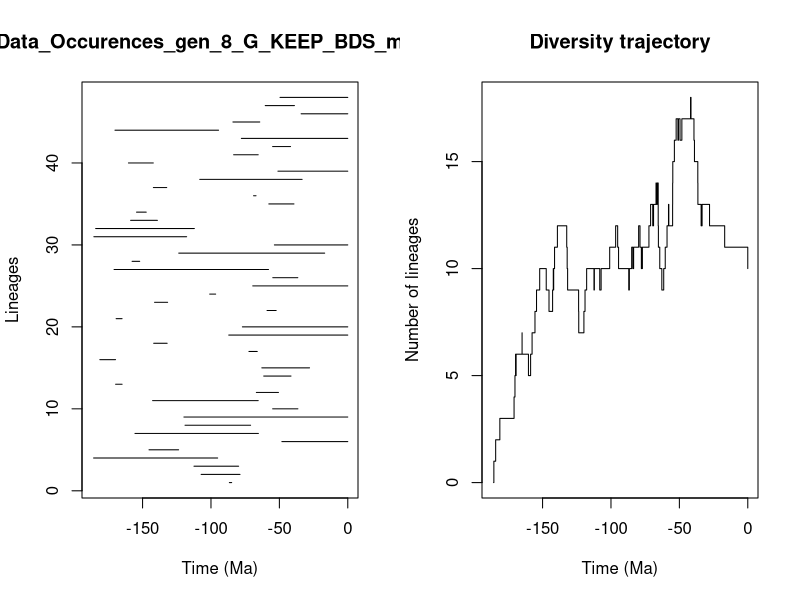

Write R code to recreate this figure.


pdf(file='../Genus/pyrate_mcmc_logs/Data_Occurences_gen_8_G_KEEP_BDS_mcmc_LTT.pdf',width=0.6*20, height=0.6*10)
title = "Data_Occurences_gen_8_G_KEEP_BDS_mcmc"
ts=c(86.56101444895235, 107.19919528754895,112.42863311952263,185.80407033825404,145.2994742307057,48.18204072156495,155.55510344184907,118.96709531979837,119.78618170903312,54.90986309193871,142.67260886050164,66.83187248587694,169.70959792662654,61.448002641634915,62.83265896192214,181.23400018516278,72.25462174799233,141.8760290313464,87.01002898600832,77.02802476110165,169.33525135439734,59.01858684488203,141.24208813331825,100.93955290607326,69.46694922989874,54.81596984313269,170.8394081126683,157.66822743491184,123.56075125008832,53.652034680461064,185.6052138259983,184.28864408905977,158.74283436629256,154.4181154378538,57.718192526559896,68.86889454019261,142.10824393611762,108.20236526067409,51.055738734254604,160.32531590056965,83.43870958939999,54.94327278433781,77.7905843012654,170.18064513461232,83.96507253478113,34.107147959723896,60.33391973890925,49.52944218962988)
te=c(84.86730041403463, 78.7779475356803,79.77610094747273,95.10880275882243,123.65605849895752,0.0,65.33768507675553,71.03359016052082,0.0,36.4652130925638,65.47710789453294,50.66962194576459,164.97514108760282,41.50119134436674,27.95306827430636,169.74752327835154,66.15831556152042,132.01691542770493,0.0,0.0,164.9849053649638,52.35780786799427,131.693177832438,96.58225653473887,0.0,36.52858002991475,57.95069089940251,152.1045426972719,16.886272623980023,0.0,117.78362338687498,112.14035133745584,139.1615498464631,147.3265774483634,39.33973969385173,67.07467319446582,132.34529755998503,33.38825255394149,0.0,142.16994163300495,65.4797415241277,41.83606963939307,0.0,94.45195629422588,64.33604906974459,0.0,38.97610479848815,0.0)
div_traj=c(0, 1,2,3,4,5,6,5,6,7,6,5,6,7,8,9,10,9,8,9,10,9,10,11,12,11,10,9,8,7,8,9,10,9,10,9,10,11,12,11,10,9,10,11,10,11,12,11,10,11,12,13,12,13,14,13,14,13,12,11,10,9,10,11,12,13,12,13,14,15,16,17,16,17,16,17,18,17,16,15,14,13,12,13,12,11,10)
time_events=c(185.80407033825404, 185.6052138259983,184.28864408905977,181.23400018516278,170.8394081126683,170.18064513461232,169.74752327835154,169.70959792662654,169.33525135439734,164.9849053649638,164.97514108760282,160.32531590056965,158.74283436629256,157.66822743491184,155.55510344184907,154.4181154378538,152.1045426972719,147.3265774483634,145.2994742307057,142.67260886050164,142.16994163300495,142.10824393611762,141.8760290313464,141.24208813331825,139.1615498464631,132.34529755998503,132.01691542770493,131.693177832438,123.65605849895752,123.56075125008832,119.78618170903312,118.96709531979837,117.78362338687498,112.42863311952263,112.14035133745584,108.20236526067409,107.19919528754895,100.93955290607326,96.58225653473887,95.10880275882243,94.45195629422588,87.01002898600832,86.56101444895235,84.86730041403463,83.96507253478113,83.43870958939999,79.77610094747273,78.7779475356803,77.7905843012654,77.02802476110165,72.25462174799233,71.03359016052082,69.46694922989874,68.86889454019261,67.07467319446582,66.83187248587694,66.15831556152042,65.4797415241277,65.47710789453294,65.33768507675553,64.33604906974459,62.83265896192214,61.448002641634915,60.33391973890925,59.01858684488203,57.95069089940251,57.718192526559896,54.94327278433781,54.90986309193871,54.81596984313269,53.652034680461064,52.35780786799427,51.055738734254604,50.66962194576459,49.52944218962988,48.18204072156495,41.83606963939307,41.50119134436674,39.33973969385173,38.97610479848815,36.52858002991475,36.4652130925638,34.107147959723896,33.38825255394149,27.95306827430636,16.886272623980023,0.0)
                par(mfrow=c(1,2))
                L = length(ts)
                plot(ts, 1:L , xlim=c(-max(ts)-1,0), pch=20, type="n", main=title,xlab="Time (Ma)",ylab="Lineages")
                for (i in 1:L){segments(x0=-te[i],y0=i,x1=-ts[i],y1=i)}    
                t = -time_events
                plot(div_traj ~ t,type="s", main = "Diversity trajectory",xlab="Time (Ma)",ylab="Number of lineages",xlim=c(-max(ts)-1,0))
                abline(v=c(65,200,251,367,445),lty=2,col="gray")
                
